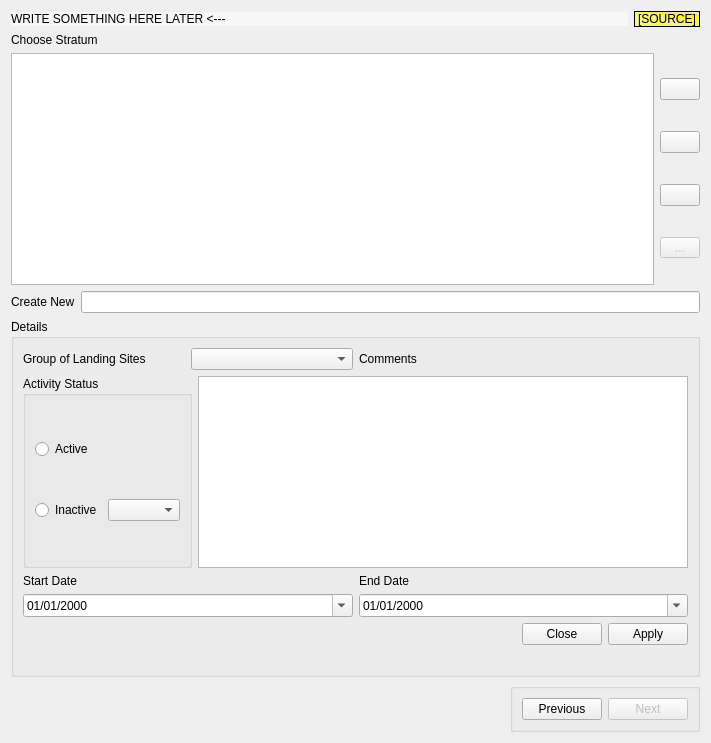
<?xml version="1.0" encoding="UTF-8"?>
<ui version="4.0">
 <class>frmminorstrata</class>
 <widget class="QWidget" name="frmminorstrata">
  <property name="geometry">
   <rect>
    <x>0</x>
    <y>0</y>
    <width>711</width>
    <height>743</height>
   </rect>
  </property>
  <property name="windowTitle">
   <string>Form</string>
  </property>
  <layout class="QVBoxLayout" name="verticalLayout_3">
   <item>
    <layout class="QHBoxLayout" name="horizontalLayout_12">
     <item>
      <widget class="QLabel" name="lbHeader">
       <property name="sizePolicy">
        <sizepolicy hsizetype="Preferred" vsizetype="Fixed">
         <horstretch>0</horstretch>
         <verstretch>0</verstretch>
        </sizepolicy>
       </property>
       <property name="styleSheet">
        <string notr="true">background-color:rgb(247, 247, 247)</string>
       </property>
       <property name="text">
        <string>WRITE SOMETHING HERE LATER &lt;---</string>
       </property>
      </widget>
     </item>
     <item>
      <widget class="QLabel" name="lbSource">
       <property name="sizePolicy">
        <sizepolicy hsizetype="Fixed" vsizetype="Preferred">
         <horstretch>0</horstretch>
         <verstretch>0</verstretch>
        </sizepolicy>
       </property>
       <property name="styleSheet">
        <string notr="true">background-color: qconicalgradient(cx:0, cy:0, angle:135, stop:0 rgba(220, 220, 220, 69), stop:0.375 rgba(255, 255, 0, 69), stop:0.423533 rgba(251, 255, 0, 145), stop:0.45 rgba(247, 255, 0, 208), stop:0.477581 rgba(255, 244, 71, 130), stop:0.518717 rgba(255, 218, 71, 130), stop:0.55 rgba(255, 255, 0, 255), stop:0.57754 rgba(255, 203, 0, 130), stop:0.625 rgba(255, 255, 0, 69), stop:1 rgba(255, 255, 0, 69));
font: 75 10pt &quot;Fixedsys&quot;;</string>
       </property>
       <property name="frameShape">
        <enum>QFrame::StyledPanel</enum>
       </property>
       <property name="frameShadow">
        <enum>QFrame::Raised</enum>
       </property>
       <property name="text">
        <string>[SOURCE]</string>
       </property>
       <property name="scaledContents">
        <bool>true</bool>
       </property>
      </widget>
     </item>
    </layout>
   </item>
   <item>
    <widget class="QLabel" name="label_6">
     <property name="sizePolicy">
      <sizepolicy hsizetype="Preferred" vsizetype="Fixed">
       <horstretch>0</horstretch>
       <verstretch>0</verstretch>
      </sizepolicy>
     </property>
     <property name="text">
      <string>Choose Stratum</string>
     </property>
     <property name="buddy">
      <cstring>tableView</cstring>
     </property>
    </widget>
   </item>
   <item>
    <layout class="QHBoxLayout" name="horizontalLayout_6">
     <item>
      <widget class="QTableView" name="tableView">
       <property name="focusPolicy">
        <enum>Qt::StrongFocus</enum>
       </property>
       <property name="toolTip">
        <string>Choose minor strata (or create new one)</string>
       </property>
       <property name="statusTip">
        <string>Choose minor strata (or create new one)</string>
       </property>
       <property name="whatsThis">
        <string>In this widget we can choose a minor strata, or create a new one</string>
       </property>
       <property name="selectionMode">
        <enum>QAbstractItemView::SingleSelection</enum>
       </property>
       <property name="selectionBehavior">
        <enum>QAbstractItemView::SelectRows</enum>
       </property>
       <property name="showGrid">
        <bool>false</bool>
       </property>
      </widget>
     </item>
     <item>
      <layout class="QVBoxLayout" name="verticalLayout">
       <item>
        <widget class="QPushButton" name="pushNew">
         <property name="toolTip">
          <string>Create new record</string>
         </property>
         <property name="statusTip">
          <string>Create new record</string>
         </property>
         <property name="whatsThis">
          <string>Creates new record</string>
         </property>
         <property name="text">
          <string/>
         </property>
         <property name="icon">
          <iconset resource="app_new.qrc">
           <normaloff>:/app_new/filenew.png</normaloff>:/app_new/filenew.png</iconset>
         </property>
        </widget>
       </item>
       <item>
        <widget class="QPushButton" name="pushEdit">
         <property name="sizePolicy">
          <sizepolicy hsizetype="Preferred" vsizetype="Fixed">
           <horstretch>0</horstretch>
           <verstretch>0</verstretch>
          </sizepolicy>
         </property>
         <property name="toolTip">
          <string>Edit record</string>
         </property>
         <property name="statusTip">
          <string>Edit record</string>
         </property>
         <property name="whatsThis">
          <string>Edits record</string>
         </property>
         <property name="text">
          <string/>
         </property>
         <property name="icon">
          <iconset resource="app_new.qrc">
           <normaloff>:/app_new/pencil.png</normaloff>:/app_new/pencil.png</iconset>
         </property>
         <property name="checkable">
          <bool>true</bool>
         </property>
        </widget>
       </item>
       <item>
        <widget class="QPushButton" name="pushRemove">
         <property name="sizePolicy">
          <sizepolicy hsizetype="Preferred" vsizetype="Fixed">
           <horstretch>0</horstretch>
           <verstretch>0</verstretch>
          </sizepolicy>
         </property>
         <property name="toolTip">
          <string>Remove record</string>
         </property>
         <property name="statusTip">
          <string>Remove record</string>
         </property>
         <property name="whatsThis">
          <string>Removes record</string>
         </property>
         <property name="text">
          <string/>
         </property>
         <property name="icon">
          <iconset resource="app_new.qrc">
           <normaloff>:/app_new/cancel.png</normaloff>:/app_new/cancel.png</iconset>
         </property>
         <property name="shortcut">
          <string>Del</string>
         </property>
        </widget>
       </item>
       <item>
        <widget class="QToolButton" name="toolButton">
         <property name="enabled">
          <bool>false</bool>
         </property>
         <property name="sizePolicy">
          <sizepolicy hsizetype="Minimum" vsizetype="Fixed">
           <horstretch>0</horstretch>
           <verstretch>0</verstretch>
          </sizepolicy>
         </property>
         <property name="toolTip">
          <string>Setup temporary frame changes</string>
         </property>
         <property name="statusTip">
          <string>Setup temporary frame changes</string>
         </property>
         <property name="whatsThis">
          <string>Setups temporary frame changes</string>
         </property>
         <property name="text">
          <string>...</string>
         </property>
        </widget>
       </item>
      </layout>
     </item>
    </layout>
   </item>
   <item>
    <layout class="QHBoxLayout" name="horizontalLayout_5">
     <item>
      <widget class="QLabel" name="label_5">
       <property name="text">
        <string>Create New</string>
       </property>
       <property name="buddy">
        <cstring>lineNew</cstring>
       </property>
      </widget>
     </item>
     <item>
      <widget class="QLineEdit" name="lineNew"/>
     </item>
    </layout>
   </item>
   <item>
    <widget class="QGroupBox" name="groupDetails">
     <property name="sizePolicy">
      <sizepolicy hsizetype="Preferred" vsizetype="Fixed">
       <horstretch>0</horstretch>
       <verstretch>0</verstretch>
      </sizepolicy>
     </property>
     <property name="focusPolicy">
      <enum>Qt::StrongFocus</enum>
     </property>
     <property name="title">
      <string>Details</string>
     </property>
     <layout class="QVBoxLayout" name="verticalLayout_2">
      <item>
       <layout class="QHBoxLayout" name="horizontalLayout_11">
        <item>
         <layout class="QHBoxLayout" name="horizontalLayout_2">
          <item>
           <widget class="QLabel" name="label_3">
            <property name="text">
             <string>Group of Landing Sites</string>
            </property>
            <property name="buddy">
             <cstring>cmbGLS</cstring>
            </property>
           </widget>
          </item>
          <item>
           <widget class="QComboBox" name="cmbGLS">
            <property name="focusPolicy">
             <enum>Qt::StrongFocus</enum>
            </property>
           </widget>
          </item>
         </layout>
        </item>
        <item>
         <widget class="QLabel" name="label_4">
          <property name="text">
           <string>Comments</string>
          </property>
          <property name="buddy">
           <cstring>textComments</cstring>
          </property>
         </widget>
        </item>
       </layout>
      </item>
      <item>
       <layout class="QHBoxLayout" name="horizontalLayout_10">
        <item>
         <widget class="QGroupBox" name="groupActivity">
          <property name="sizePolicy">
           <sizepolicy hsizetype="Preferred" vsizetype="MinimumExpanding">
            <horstretch>0</horstretch>
            <verstretch>0</verstretch>
           </sizepolicy>
          </property>
          <property name="maximumSize">
           <size>
            <width>16777215</width>
            <height>15777215</height>
           </size>
          </property>
          <property name="focusPolicy">
           <enum>Qt::StrongFocus</enum>
          </property>
          <property name="title">
           <string>Activity Status</string>
          </property>
          <layout class="QGridLayout" name="gridLayout_3">
           <item row="0" column="0">
            <widget class="QRadioButton" name="radioActive">
             <property name="text">
              <string>Active</string>
             </property>
             <attribute name="buttonGroup">
              <string notr="true">buttonGroup</string>
             </attribute>
            </widget>
           </item>
           <item row="1" column="0">
            <layout class="QHBoxLayout" name="horizontalLayout">
             <item>
              <widget class="QRadioButton" name="radioInactive">
               <property name="text">
                <string>Inactive</string>
               </property>
               <attribute name="buttonGroup">
                <string notr="true">buttonGroup</string>
               </attribute>
              </widget>
             </item>
             <item>
              <widget class="QComboBox" name="cmbReasons">
               <property name="focusPolicy">
                <enum>Qt::StrongFocus</enum>
               </property>
              </widget>
             </item>
            </layout>
           </item>
          </layout>
         </widget>
        </item>
        <item>
         <widget class="QPlainTextEdit" name="textComments">
          <property name="sizePolicy">
           <sizepolicy hsizetype="Expanding" vsizetype="Fixed">
            <horstretch>0</horstretch>
            <verstretch>1</verstretch>
           </sizepolicy>
          </property>
          <property name="maximumSize">
           <size>
            <width>16777215</width>
            <height>15777215</height>
           </size>
          </property>
         </widget>
        </item>
       </layout>
      </item>
      <item>
       <layout class="QHBoxLayout" name="horizontalLayout_9">
        <item>
         <widget class="QLabel" name="label">
          <property name="text">
           <string>Start Date</string>
          </property>
          <property name="buddy">
           <cstring>customDtStart</cstring>
          </property>
         </widget>
        </item>
        <item>
         <widget class="QLabel" name="label_2">
          <property name="text">
           <string>End Date</string>
          </property>
          <property name="buddy">
           <cstring>customDtEnd</cstring>
          </property>
         </widget>
        </item>
       </layout>
      </item>
      <item>
       <layout class="QHBoxLayout" name="horizontalLayout_8">
        <item>
         <widget class="QDateEdit" name="customDtStart">
          <property name="sizePolicy">
           <sizepolicy hsizetype="Preferred" vsizetype="MinimumExpanding">
            <horstretch>0</horstretch>
            <verstretch>0</verstretch>
           </sizepolicy>
          </property>
          <property name="focusPolicy">
           <enum>Qt::StrongFocus</enum>
          </property>
          <property name="displayFormat">
           <string>dd/MM/yyyy</string>
          </property>
          <property name="calendarPopup">
           <bool>true</bool>
          </property>
         </widget>
        </item>
        <item>
         <widget class="QDateEdit" name="customDtEnd">
          <property name="sizePolicy">
           <sizepolicy hsizetype="Preferred" vsizetype="MinimumExpanding">
            <horstretch>0</horstretch>
            <verstretch>0</verstretch>
           </sizepolicy>
          </property>
          <property name="focusPolicy">
           <enum>Qt::StrongFocus</enum>
          </property>
          <property name="displayFormat">
           <string>dd/MM/yyyy</string>
          </property>
          <property name="calendarPopup">
           <bool>true</bool>
          </property>
         </widget>
        </item>
       </layout>
      </item>
      <item>
       <layout class="QHBoxLayout" name="horizontalLayout_7">
        <item>
         <spacer name="horizontalSpacer">
          <property name="orientation">
           <enum>Qt::Horizontal</enum>
          </property>
          <property name="sizeHint" stdset="0">
           <size>
            <width>40</width>
            <height>20</height>
           </size>
          </property>
         </spacer>
        </item>
        <item>
         <widget class="QDialogButtonBox" name="buttonBox">
          <property name="standardButtons">
           <set>QDialogButtonBox::Apply|QDialogButtonBox::Close</set>
          </property>
         </widget>
        </item>
       </layout>
      </item>
      <item>
       <spacer name="horizontalSpacer_3">
        <property name="orientation">
         <enum>Qt::Horizontal</enum>
        </property>
        <property name="sizeHint" stdset="0">
         <size>
          <width>40</width>
          <height>20</height>
         </size>
        </property>
       </spacer>
      </item>
     </layout>
    </widget>
   </item>
   <item>
    <layout class="QHBoxLayout" name="horizontalLayout_4">
     <item>
      <spacer name="horizontalSpacer_2">
       <property name="orientation">
        <enum>Qt::Horizontal</enum>
       </property>
       <property name="sizeHint" stdset="0">
        <size>
         <width>478</width>
         <height>20</height>
        </size>
       </property>
      </spacer>
     </item>
     <item>
      <widget class="QGroupBox" name="groupBackNext">
       <property name="sizePolicy">
        <sizepolicy hsizetype="Fixed" vsizetype="Fixed">
         <horstretch>0</horstretch>
         <verstretch>0</verstretch>
        </sizepolicy>
       </property>
       <property name="title">
        <string/>
       </property>
       <layout class="QHBoxLayout" name="horizontalLayout_3">
        <item>
         <widget class="QPushButton" name="pushPrevious">
          <property name="enabled">
           <bool>true</bool>
          </property>
          <property name="text">
           <string>Previous</string>
          </property>
          <property name="icon">
           <iconset resource="app_new.qrc">
            <normaloff>:/app_new/back.png</normaloff>:/app_new/back.png</iconset>
          </property>
         </widget>
        </item>
        <item>
         <widget class="QPushButton" name="pushNext">
          <property name="enabled">
           <bool>false</bool>
          </property>
          <property name="text">
           <string>Next</string>
          </property>
          <property name="icon">
           <iconset resource="app_new.qrc">
            <normaloff>:/app_new/forward.png</normaloff>:/app_new/forward.png</iconset>
          </property>
         </widget>
        </item>
       </layout>
      </widget>
     </item>
    </layout>
   </item>
  </layout>
 </widget>
 <tabstops>
  <tabstop>tableView</tabstop>
  <tabstop>pushNew</tabstop>
  <tabstop>pushEdit</tabstop>
  <tabstop>pushRemove</tabstop>
  <tabstop>toolButton</tabstop>
  <tabstop>lineNew</tabstop>
  <tabstop>groupDetails</tabstop>
  <tabstop>cmbGLS</tabstop>
  <tabstop>groupActivity</tabstop>
  <tabstop>radioActive</tabstop>
  <tabstop>radioInactive</tabstop>
  <tabstop>cmbReasons</tabstop>
  <tabstop>textComments</tabstop>
  <tabstop>customDtStart</tabstop>
  <tabstop>customDtEnd</tabstop>
  <tabstop>buttonBox</tabstop>
  <tabstop>pushPrevious</tabstop>
  <tabstop>pushNext</tabstop>
 </tabstops>
 <resources>
  <include location="app_new.qrc"/>
 </resources>
 <connections>
  <connection>
   <sender>buttonBox</sender>
   <signal>clicked(QAbstractButton*)</signal>
   <receiver>frmminorstrata</receiver>
   <slot>onButtonClick(QAbstractButton*)</slot>
   <hints>
    <hint type="sourcelabel">
     <x>689</x>
     <y>639</y>
    </hint>
    <hint type="destinationlabel">
     <x>355</x>
     <y>307</y>
    </hint>
   </hints>
  </connection>
  <connection>
   <sender>radioActive</sender>
   <signal>clicked(bool)</signal>
   <receiver>frmminorstrata</receiver>
   <slot>setActiveReason(bool)</slot>
   <hints>
    <hint type="sourcelabel">
     <x>175</x>
     <y>304</y>
    </hint>
    <hint type="destinationlabel">
     <x>355</x>
     <y>307</y>
    </hint>
   </hints>
  </connection>
  <connection>
   <sender>radioActive</sender>
   <signal>clicked(bool)</signal>
   <receiver>frmminorstrata</receiver>
   <slot>disableReasonCombo()</slot>
   <hints>
    <hint type="sourcelabel">
     <x>175</x>
     <y>304</y>
    </hint>
    <hint type="destinationlabel">
     <x>355</x>
     <y>307</y>
    </hint>
   </hints>
  </connection>
  <connection>
   <sender>radioInactive</sender>
   <signal>clicked()</signal>
   <receiver>frmminorstrata</receiver>
   <slot>disableReasonCombo()</slot>
   <hints>
    <hint type="sourcelabel">
     <x>94</x>
     <y>385</y>
    </hint>
    <hint type="destinationlabel">
     <x>355</x>
     <y>307</y>
    </hint>
   </hints>
  </connection>
  <connection>
   <sender>pushNew</sender>
   <signal>clicked()</signal>
   <receiver>frmminorstrata</receiver>
   <slot>createRecord()</slot>
   <hints>
    <hint type="sourcelabel">
     <x>684</x>
     <y>69</y>
    </hint>
    <hint type="destinationlabel">
     <x>355</x>
     <y>371</y>
    </hint>
   </hints>
  </connection>
  <connection>
   <sender>tableView</sender>
   <signal>clicked(QModelIndex)</signal>
   <receiver>frmminorstrata</receiver>
   <slot>previewRow(QModelIndex)</slot>
   <hints>
    <hint type="sourcelabel">
     <x>336</x>
     <y>114</y>
    </hint>
    <hint type="destinationlabel">
     <x>355</x>
     <y>371</y>
    </hint>
   </hints>
  </connection>
  <connection>
   <sender>pushEdit</sender>
   <signal>clicked(bool)</signal>
   <receiver>frmminorstrata</receiver>
   <slot>editRecord(bool)</slot>
   <hints>
    <hint type="sourcelabel">
     <x>684</x>
     <y>101</y>
    </hint>
    <hint type="destinationlabel">
     <x>355</x>
     <y>371</y>
    </hint>
   </hints>
  </connection>
  <connection>
   <sender>pushRemove</sender>
   <signal>clicked()</signal>
   <receiver>frmminorstrata</receiver>
   <slot>removeRecord()</slot>
   <hints>
    <hint type="sourcelabel">
     <x>684</x>
     <y>133</y>
    </hint>
    <hint type="destinationlabel">
     <x>355</x>
     <y>371</y>
    </hint>
   </hints>
  </connection>
 </connections>
 <slots>
  <slot>showDetails()</slot>
  <slot>viewRecord()</slot>
  <slot>createRecord()</slot>
  <slot>onButtonClick(QAbstractButton*)</slot>
  <slot>setActiveReason(bool)</slot>
  <slot>previewRow(QModelIndex)</slot>
  <slot>disableReasonCombo()</slot>
  <slot>next()</slot>
  <slot>editRecord(bool)</slot>
  <slot>removeRecord()</slot>
 </slots>
 <buttongroups>
  <buttongroup name="buttonGroup"/>
 </buttongroups>
</ui>
